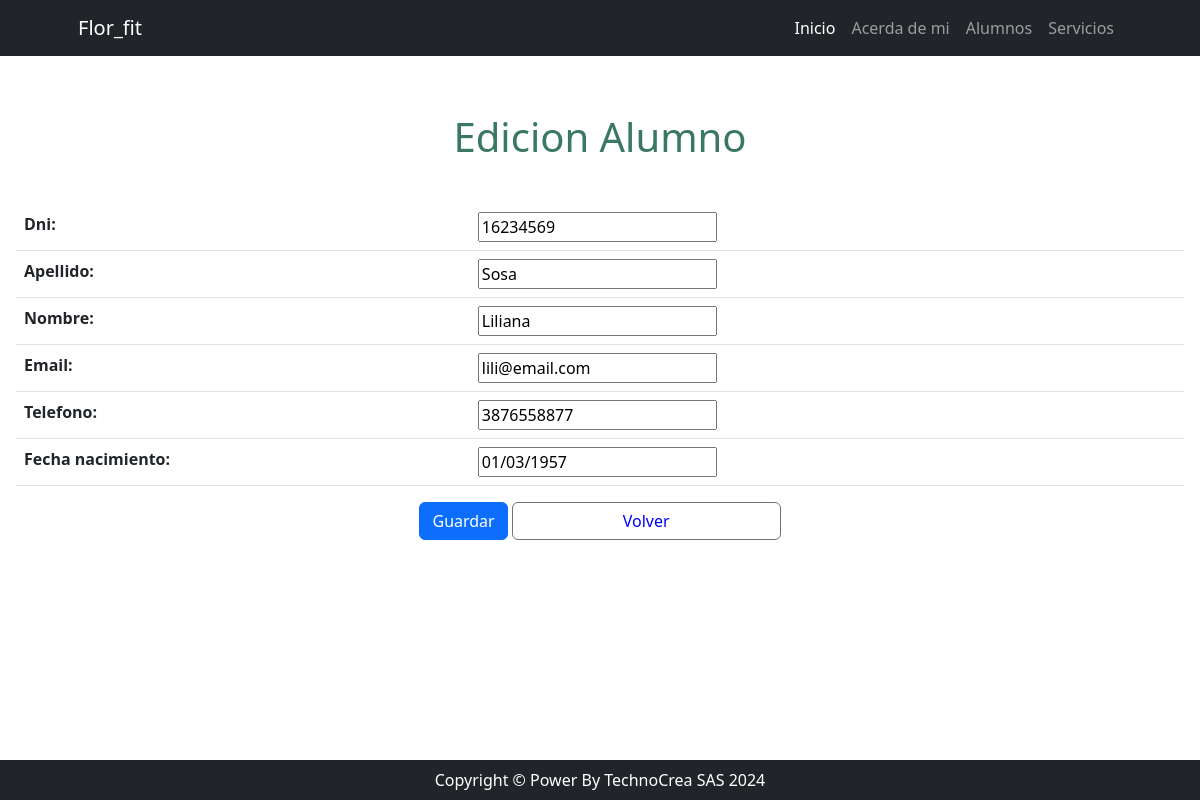
/usuario/alumno/update/7, run on the app's committed database.
### usuario/models.py (models this page shows, shortened)
class Alumno(models.Model):
    dni = models.IntegerField()
    apellido = models.CharField(max_length=100)
    nombre = models.CharField(max_length=100)
    email = models.EmailField(unique=True)
    telefono = models.CharField(max_length=20, blank=True)
    fecha_nacimiento = models.DateField(null=True, blank=True)
    class Meta:
        verbose_name = 'Alumno'
        verbose_name_plural = 'Alumnos'

### usuario/views.py (the view)
# urls.py: path('alumno/update/<int:pk>', views.alumnos_update, name='alumnos_update'),
def alumnos_update(request, pk: int):
    consulta = get_object_or_404(Alumno, id=pk)
    if request.method == "POST":
        form = AlumnoCreateForm(request.POST, instance=consulta)
        if form.is_valid():
            form.save()
            return redirect("usuario:alumnos_list")
    else:  # GET
        form = AlumnoCreateForm(instance=consulta)
    return render(request, "usuario/alumnos_form.html", {"form": form})

### usuario/forms.py
class AlumnoCreateForm(forms.ModelForm):
    class Meta:
        model = models.Alumno
        fields = ["dni", "apellido", "nombre", "email", "telefono", "fecha_nacimiento"]

### usuario/templates/usuario/alumnos_form.html (shortened to what this page needs)
{% extends 'core/base.html' %}
{% block content %}
<header>
    <h1 class="text-center" style="padding-top: 1.5cm; padding-bottom: 0.5cm; color: #3a7765;">
        {% if form.instance.pk %}
            Edicion Alumno
        {% else %}
            Nuevo Alumno
        {% endif %}
    </h1>
</header>
<form method="post" class="p-3">
    <table class="table">
        {{ form.as_table }}
    </table>
    <div class="text-center mt-3">
        <button type="submit" class="btn btn-primary">Guardar</button>
        <a href="{% url 'usuario:alumnos_list' %}" class="btn btn-outline-secondary" style="width: 23%; color: blue;">Volver</a>
    </div>
</form>
{% endblock content %}

### data on the page
Alumno: dni "16234569", apellido "Sosa", nombre "Liliana", email "lili@email.com", telefono "3876558877", fecha_nacimiento "01/03/1957"
